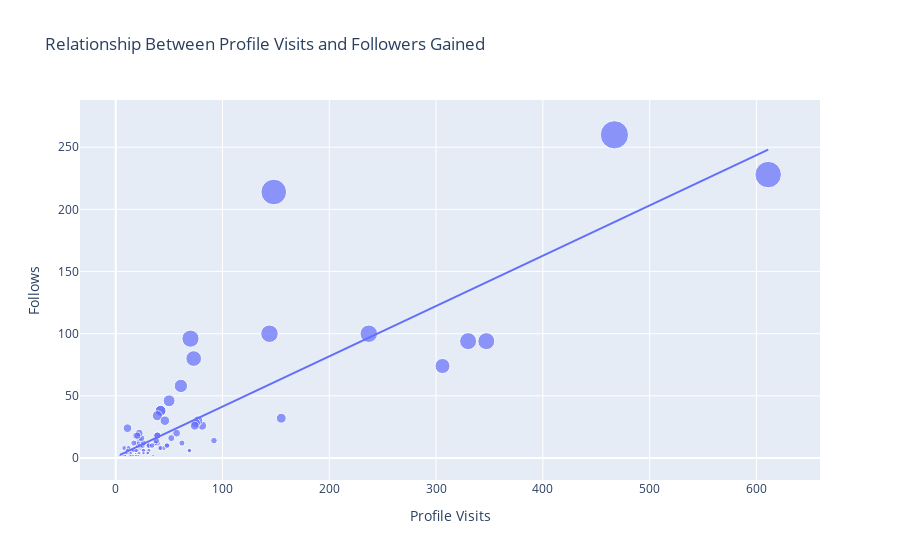

The notebook cell this image was saved under:
### Markdown cell above
- So the conversation rate of my Instagram account is 31% which sounds like a very good conversation rate. 

- Let’s have a look at the relationship between the total profile visits and the number of followers gained from all profile visits:

### Code cell
figure = px.scatter(data_frame = data, x="Profile Visits",
                    y="Follows", size="Follows", trendline="ols", 
                    title = "Relationship Between Profile Visits and Followers Gained")
figure.show()

### Figure 1 — Plotly figure (JSON) as saved in the notebook; plotly's stock layout.template omitted (floating-point values rounded to 4 significant figures)
{"data": [{"hovertemplate": "Profile Visits=%{x}<br>Follows=%{marker.size}<extra></extra>", "legendgroup": "", "marker": {"color": "#636efa", "size": [2, 10, 12, 8, 0, 2, 6, 4, 0, 2, 6, 2, 0, 0, 24, 100, 2, 4, 6, 6, 6, 2, 2, 20, 2, 4, 8, 26, 2, 2, 4, 0, 2, 94, 8, 18, 10, 4, 4, 4, 4, 18, 38, 10, 12, 4, 4, 74, 0, 6, 6, 0, 6, 12, 10, 8, 8, 46, 12, 10, 94, 6, 10, 6, 4, 12, 16, 12, 8, 32, 8, 16, 6, 10, 10, 6, 2, 2, 30, 0, 4, 4, 18, 38, 10, 2, 4, 6, 6, 6, 2, 2, 14, 8, 14, 28, 18, 12, 34, 26, 260, 16, 96, 20, 30, 58, 100, 80, 18, 10, 214, 228], "sizemode": "area", "sizeref": 0.65, "symbol": "circle"}, "mode": "markers", "name": "", "orientation": "v", "showlegend": false, "type": "scatter", "x": [35, 48, 62, 23, 8, 9, 31, 29, 15, 8, 17, 16, 10, 9, 11, 144, 14, 10, 19, 69, 11, 19, 9, 57, 13, 11, 24, 81, 4, 7, 14, 18, 8, 330, 21, 19, 32, 19, 21, 14, 30, 39, 42, 31, 20, 12, 22, 306, 13, 26, 16, 15, 15, 39, 21, 8, 45, 50, 37, 25, 347, 26, 48, 16, 26, 17, 52, 22, 41, 155, 12, 22, 20, 23, 25, 17, 16, 21, 77, 10, 14, 30, 39, 42, 31, 14, 10, 19, 69, 11, 19, 9, 38, 42, 92, 75, 21, 26, 39, 74, 467, 24, 70, 22, 46, 61, 237, 73, 20, 34, 148, 611], "xaxis": "x", "y": [2, 10, 12, 8, 0, 2, 6, 4, 0, 2, 6, 2, 0, 0, 24, 100, 2, 4, 6, 6, 6, 2, 2, 20, 2, 4, 8, 26, 2, 2, 4, 0, 2, 94, 8, 18, 10, 4, 4, 4, 4, 18, 38, 10, 12, 4, 4, 74, 0, 6, 6, 0, 6, 12, 10, 8, 8, 46, 12, 10, 94, 6, 10, 6, 4, 12, 16, 12, 8, 32, 8, 16, 6, 10, 10, 6, 2, 2, 30, 0, 4, 4, 18, 38, 10, 2, 4, 6, 6, 6, 2, 2, 14, 8, 14, 28, 18, 12, 34, 26, 260, 16, 96, 20, 30, 58, 100, 80, 18, 10, 214, 228], "yaxis": "y"}, {"hovertemplate": "<b>OLS trendline</b><br>Follows = 0.404721 * Profile Visits + 0.847528<br>R<sup>2</sup>=0.731656<br><br>Profile Visits=%{x}<br>Follows=%{y} <b>(trend)</b><extra></extra>", "legendgroup": "", "marker": {"color": "#636efa", "symbol": "circle"}, "mode": "lines", "name": "", "showlegend": false, "type": "scatter", "x": [4, 7, 8, 8, 8, 8, 9, 9, 9, 9, 10, 10, 10, 10, 11, 11, 11, 11, 12, 12, 13, 13, 14, 14, 14, 14, 14, 15, 15, 15, 16, 16, 16, 16, 17, 17, 17, 18, 19, 19, 19, 19, 19, 19, 20, 20, 20, 21, 21, 21, 21, 21, 22, 22, 22, 22, 23, 23, 24, 24, 25, 25, 26, 26, 26, 26, 29, 30, 30, 31, 31, 31, 32, 34, 35, 37, 38, 39, 39, 39, 39, 41, 42, 42, 42, 45, 46, 48, 48, 50, 52, 57, 61, 62, 69, 69, 70, 73, 74, 75, 77, 81, 92, 144, 148, 155, 237, 306, 330, 347, 467, 611], "xaxis": "x", "y": [2.466, 3.681, 4.085, 4.085, 4.085, 4.085, 4.49, 4.49, 4.49, 4.49, 4.895, 4.895, 4.895, 4.895, 5.299, 5.299, 5.299, 5.299, 5.704, 5.704, 6.109, 6.109, 6.514, 6.514, 6.514, 6.514, 6.514, 6.918, 6.918, 6.918, 7.323, 7.323, 7.323, 7.323, 7.728, 7.728, 7.728, 8.133, 8.537, 8.537, 8.537, 8.537, 8.537, 8.537, 8.942, 8.942, 8.942, 9.347, 9.347, 9.347, 9.347, 9.347, 9.751, 9.751, 9.751, 9.751, 10.16, 10.16, 10.56, 10.56, 10.97, 10.97, 11.37, 11.37, 11.37, 11.37, 12.58, 12.99, 12.99, 13.39, 13.39, 13.39, 13.8, 14.61, 15.01, 15.82, 16.23, 16.63, 16.63, 16.63, 16.63, 17.44, 17.85, 17.85, 17.85, 19.06, 19.46, 20.27, 20.27, 21.08, 21.89, 23.92, 25.54, 25.94, 28.77, 28.77, 29.18, 30.39, 30.8, 31.2, 32.01, 33.63, 38.08, 59.13, 60.75, 63.58, 96.77, 124.7, 134.4, 141.3, 189.9, 248.1], "yaxis": "y"}], "layout": {"autosize": true, "legend": {"itemsizing": "constant", "tracegroupgap": 0}, "title": {"text": "Relationship Between Profile Visits and Followers Gained"}, "xaxis": {"anchor": "y", "autorange": true, "domain": [0, 1], "range": [-32.64, 656.3], "title": {"text": "Profile Visits"}, "type": "linear"}, "yaxis": {"anchor": "x", "autorange": true, "domain": [0, 1], "range": [-21.79, 305.1], "title": {"text": "Follows"}, "type": "linear"}}}
